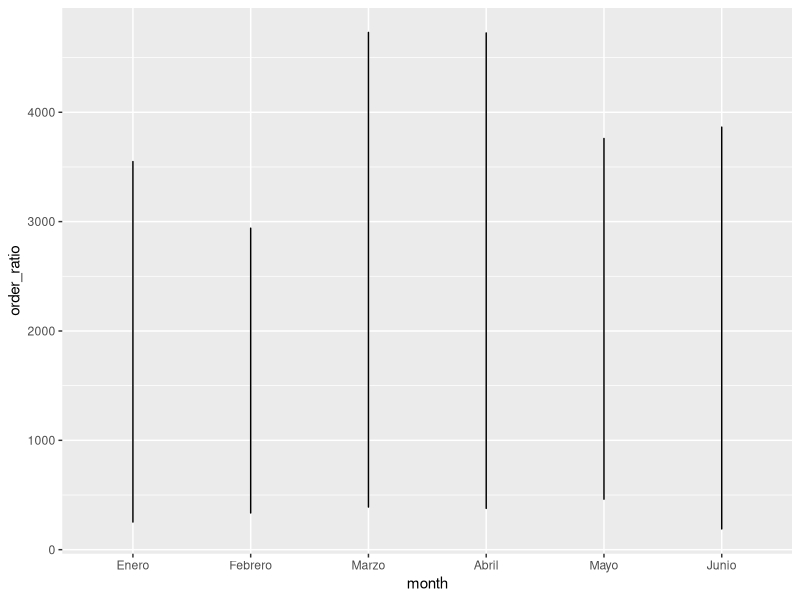
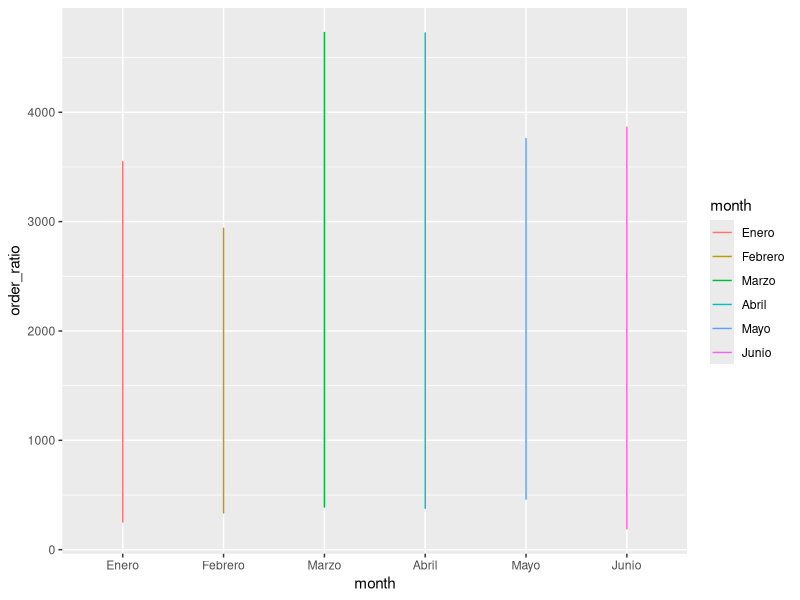
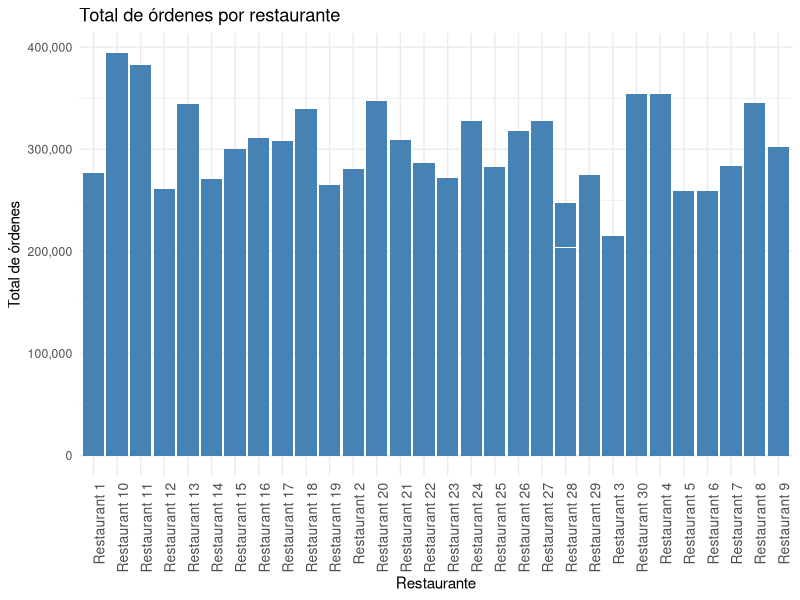
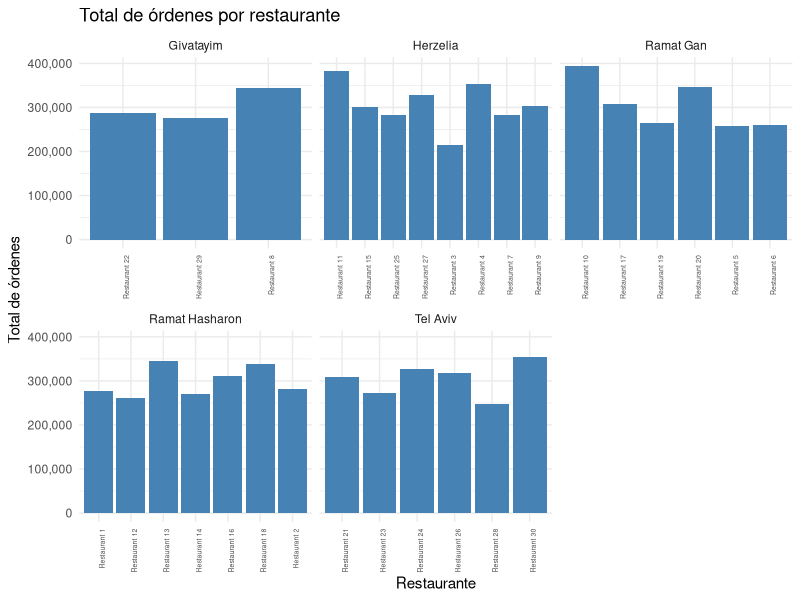

Write the R code that produced these figures, in order.
## ---- chunk 1
# 1.1
library(tidyverse)
library(dplyr)
library(ggplot2)

# 1.2
cities <- read_csv("./Dataset/cities.csv")
meal_types <- read_csv("./Dataset/meal_types.csv")
meals <- read_csv("./Dataset/meals.csv")
members <- read_csv("./Dataset/members.csv")
monthly_member_totals <- read_csv("./Dataset/monthly_member_totals.csv")
order_details <- read_csv("./Dataset/order_details.csv")
orders <- read_csv("./Dataset/orders.csv")
restaurant_types <- read_csv("./Dataset/restaurant_types.csv")
restaurants <- read_csv("./Dataset/restaurants.csv")
serve_types <- read_csv("./Dataset/serve_types.csv")

#1.3
print(cities)
print(meal_types)
print(meals)
print(members)
print(monthly_member_totals)
print(order_details)
print(orders)
print(restaurant_types)
print(restaurants)
print(serve_types)


## ---- chunk 2

# 1.4

head(cities)
str(cities)

head(meal_types)
str(meal_types)

head(meals)
str(meals)

head(members)
str(members)

head(monthly_member_totals)
str(monthly_member_totals)

head(order_details)
str(order_details)

head(orders)
str(orders)

head(restaurant_types)
str(restaurant_types)

head(restaurants)
str(restaurants)

head(serve_types)
str(serve_types)
## ---- chunk 3
# 2.1
members$sex <- factor(members$sex)
levels(members$sex) <- c("Femenino", "Masculino")
print(members)

# 2.2
meals$hot_cold <- factor(meals$hot_cold, levels = c("Cold", "Hot"), ordered = TRUE)
print(meals$hot_cold[1] < meals$hot_cold[2])

# 2.3
monthly_member_totals$sex <- factor(monthly_member_totals$sex)
levels(monthly_member_totals$sex) <- c("Femenino", "Masculino")

monthly_member_totals$month <- factor(monthly_member_totals$month)
levels(monthly_member_totals$month) <- c("Enero", "Febrero", "Marzo", "Abril", "Mayo", "Junio")

monthly_member_totals <- monthly_member_totals %>%
        mutate(order_ratio = order_count * meals_count)

# 2.4
print(monthly_member_totals)
## ---- chunk 4
library(ggplot2)

# 3.1
ggplot(monthly_member_totals, aes(x = month, y = order_ratio)) + geom_line()

# 3.2
ggplot(monthly_member_totals, aes(x = month, y = order_ratio, color = month)) + geom_line()
## ---- chunk 5
options(tibble.print_max = Inf, tibble.print_min = Inf)  # Muestra todas las filas
# 3.3 USar Cities, members, orders, restaurants

# 3.4
data_merge <- orders %>%
  inner_join(members, by = c("member_id" = "id")) %>%
  inner_join(cities, by = c("city_id" = "id")) %>%
  inner_join(restaurants, by = c("restaurant_id" = "id"), suffix = c("_MEMBER", "_RESTAURANT"))  %>%
  inner_join(cities, by = c("city_id_RESTAURANT" = "id"), suffix = c("_MEMBER", "_RESTAURANT"))

# 3.5 
select_data <- data_merge %>%
  select(
    first_name, surname, sex, email, city_MEMBER,
    date, hour, total_order, restaurant_name, city_RESTAURANT
 )

# 3.6
sorted_data <- select_data %>%
  arrange(total_order)
# 3.7
print(sorted_data) #write_csv(sorted_data, "datos_ordenados.csv")
## ---- chunk 6
# 3.22
data_join_3_22 <- orders %>%
  inner_join(order_details, by = c("id" = "order_id"),suffix = c("", "_ORDER_DETAIL")) %>%
  inner_join(meals, by = c("meal_id" = "id"),suffix = c("_ORDERS", "_MEALS")) %>%
  inner_join(meal_types, by = c("meal_type_id" = "id")) %>%
  inner_join(serve_types, by = c("serve_type_id" = "id")) %>%
  inner_join(restaurants, by = c("restaurant_id_MEALS" = "id"),suffix = c("_ORDERS", "_MEALS")) %>%
  inner_join(restaurant_types, by = c("restaurant_type_id" = "id")) %>%
  inner_join(cities, by = c("city_id" = "id"))
#print(data_join_3_22) 
# 3.23
 

select_data_3_22 <- data_join_3_22 %>%
  select(
    restaurant_name , city, restaurant_type, income_persentage, serve_type,
    meal_type, meal_name, price, date, hour, total_order, id_ORDER_DETAIL
 ) 

# 3.24  3.25
grouped_data_3_22 <- select_data_3_22 %>%
  group_by(city, restaurant_name, meal_name) %>%
  summarise(totals = sum(total_order, na.rm = TRUE),
    .groups = "drop")

# 3.26
print(grouped_data_3_22)

# 3.27
ggplot(grouped_data_3_22, aes(x = restaurant_name, y = totals)) +
  geom_bar(stat = "identity", fill = "steelblue") +
  theme_minimal() +
  labs(title = "Total de órdenes por restaurante", x = "Restaurante", y = "Total de órdenes") +
  scale_y_continuous(labels = scales::comma) +  # Formato de números en el eje Y
  theme(
    axis.text.x = element_text(angle = 90, hjust = 1, size = 10), # nombres a 90 grados

  )
# 3.28 
ggplot(grouped_data_3_22, aes(x = restaurant_name, y = totals)) +
  geom_bar(stat = "identity", fill = "steelblue") +
  theme_minimal() +
  labs(title = "Total de órdenes por restaurante", x = "Restaurante", y = "Total de órdenes") +
  scale_y_continuous(labels = scales::comma) +  # Formato de números en el eje Y
  facet_wrap(~ city, scales = "free_x") +
  theme(
    axis.text.x = element_text(angle =90, hjust = 1, size = 5), # nombres a 90 grados

  )
